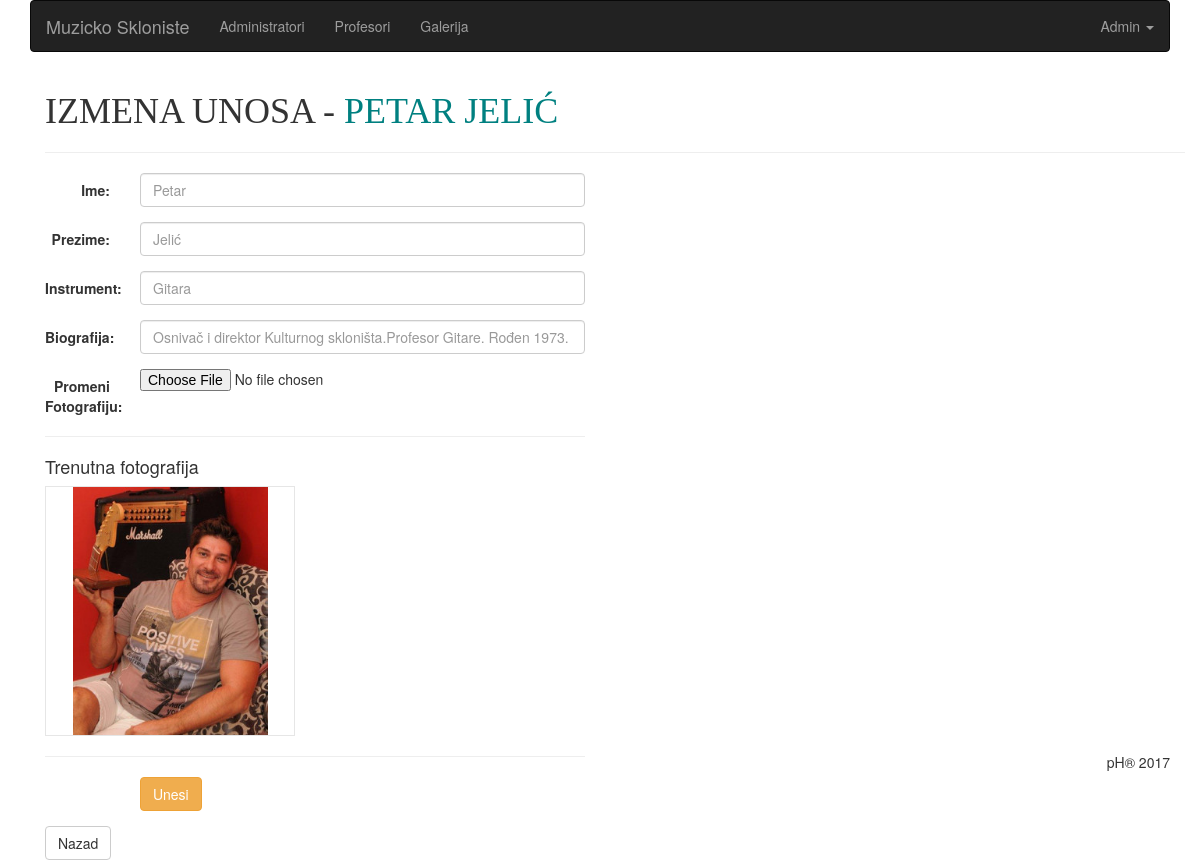
The page /php/views/profesori/edit.php?id=126 (signed in) on the database its author committed.
### tables this page shows
CREATE TABLE profesori(id INTEGER PRIMARY KEY AUTOINCREMENT, name TEXT NOT NULL, surname TEXT NOT NULL, bio TEXT, instrument TEXT, img text(10));

### php/app/database/QueryBuilder.php (called while the page is built, shortened)
<?php
class QueryBuilder
{
	public function show($table, $id)
	{
		$db = new SQLite3('../../../skloniste.db');
		$stmt = $db->query("SELECT * FROM '$table' WHERE id ='$id'");
		while($result = $stmt->fetchArray(SQLITE3_ASSOC)):
			$r[] = $result;
		endwhile;
		return isset($r) ? $r : null;
	}
}

### php/views/profesori/edit.php (the view, shortened to what this page needs)
<?php
require 'prof.header.php';
$id = $_GET['id'];
$query = $app['database'];
$user = $query->show('profesori',$id);
?>
<section class="main">
	<div class="container">
		<h1 style="font-family: Impact">Izmena Unosa - <span style="color: teal">
		<?= $user[0]['name'] . ' ' . $user[0]['surname']; ?></span></h1>
		<hr>
		<div class="row col-md-6">
			<form method="POST" action="update.php" class="form-horizontal" role="form" enctype="multipart/form-data">
			<div class="form-group">
				<label for="name" class="control-label col-sm-2">Ime:</label>
			    	<div class="col-sm-10">
			      		<input type="text" name="name" class="form-control" id="name"
			      		placeholder="<?= $user[0]['name']; ?>">
				</div>
			</div>
		  	<div class="form-group">
				<label for="surname" class="control-label col-sm-2">Prezime:</label>
			    	<div class="col-sm-10">
			      		<input type="text" name="surname" class="form-control" id="surname" placeholder="<?= $user[0]['surname']; ?>">
			    	</div>
		    	</div>
			<div class="form-group">
			    	<label for="instrument" class="control-label col-sm-2">Instrument:</label>
			    	<div class="col-sm-10">
			      		<input type="text" name="instrument" class="form-control" id="instrument" placeholder="<?= $user[0]['instrument']; ?>">
			    	</div>
			</div>
			<div class="form-group">
			    	<label for="bio" class="control-label col-sm-2">Biografija:</label>
			    	<div class="col-sm-10">
			      		<input type="textarea" name="bio" class="form-control" id="bio" placeholder="<?= $user[0]['bio']; ?>">
			    	</div>
		    	</div>
		    	<div class="form-group">
		    		<label for="img" class="control-label col-sm-2">Promeni Fotografiju:</label>
		    		<div class="col-sm-10">
		    			<input type="file" name="img[]" id="img">
		    		</div>
		    	</div>
		    	<hr>
		    	<h4>Trenutna fotografija</h4>
		    	<div class="bounding-box" style="background-image:url('../assets/images/<?= $user[0]['img'];?>')"></div>
		    	<hr>
			<div class="form-group">
				<div class="col-sm-offset-2 col-sm-10">
		      		<button type="submit" class="btn btn-warning">Unesi</button>
		    	</div>
			</div>
			</form>
			<a href="index.php" class="btn btn-default">Nazad</a>
		</div>
	</div>
</section>
<?php require '../admin.footer.php'; ?>

### php/views/assets/css/admin.css (style rules this page uses)
h1 { text-transform: uppercase; }
.main { height: 75vh; }
.bounding-box { background-size: contain; background-position: center; background-repeat: no-repeat; height: 250px; width: 250px; border: 1px solid #e6e6e6; }

### rows shown on the page
profesori: name "PETAR", surname "JELIĆ", name "Petar", surname "Jelić", instrument "Gitara", bio "Osnivač i direktor Kulturnog skloništa.Profesor Gitare. Rođen 1973. godine u porodici čije se ime izjednačava sa pojavom Rock'n'Roll-a na ovim prostorima. Dugogodišnji je član YU-grupe i autor mnogih pesama. Frontmen je grupe Rakila. Osnivač centra za muzičko obrazovanje", img (picture)
